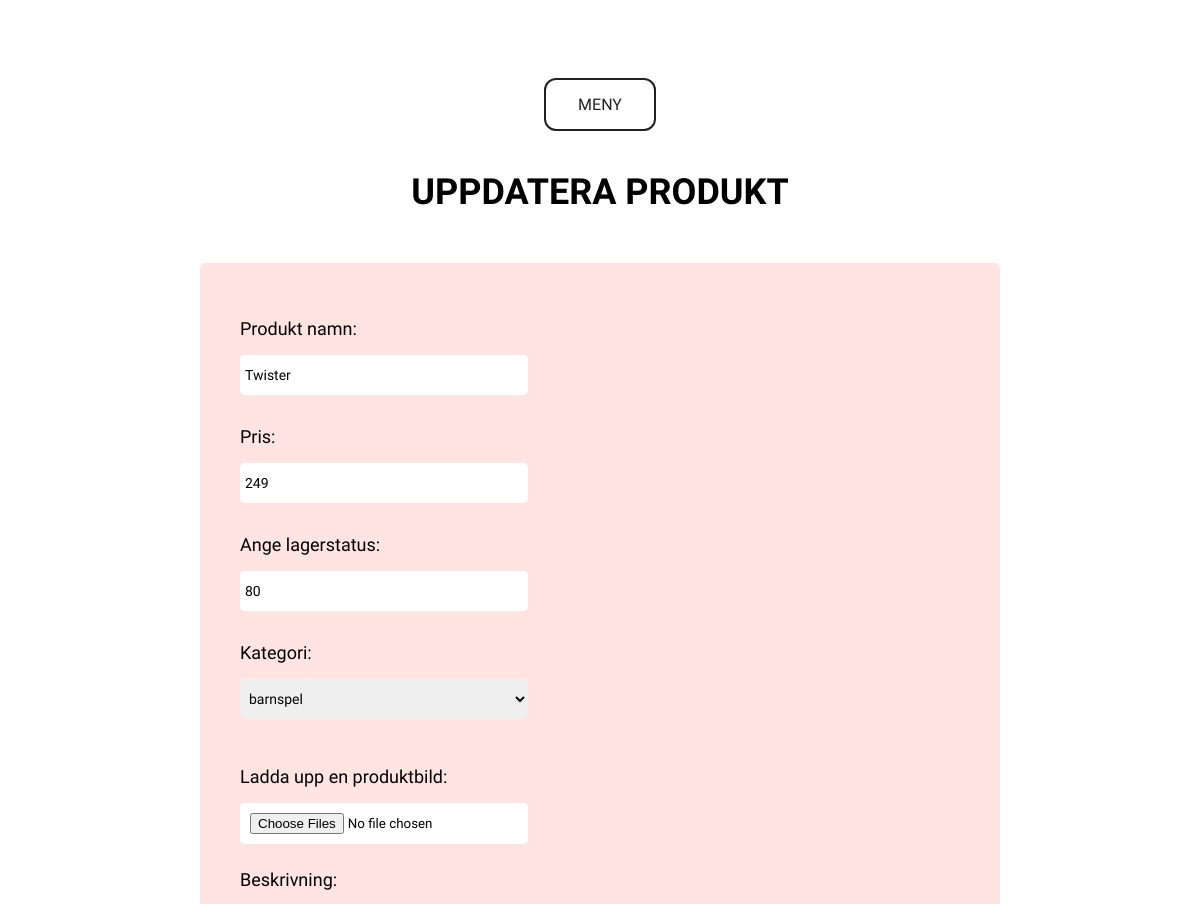
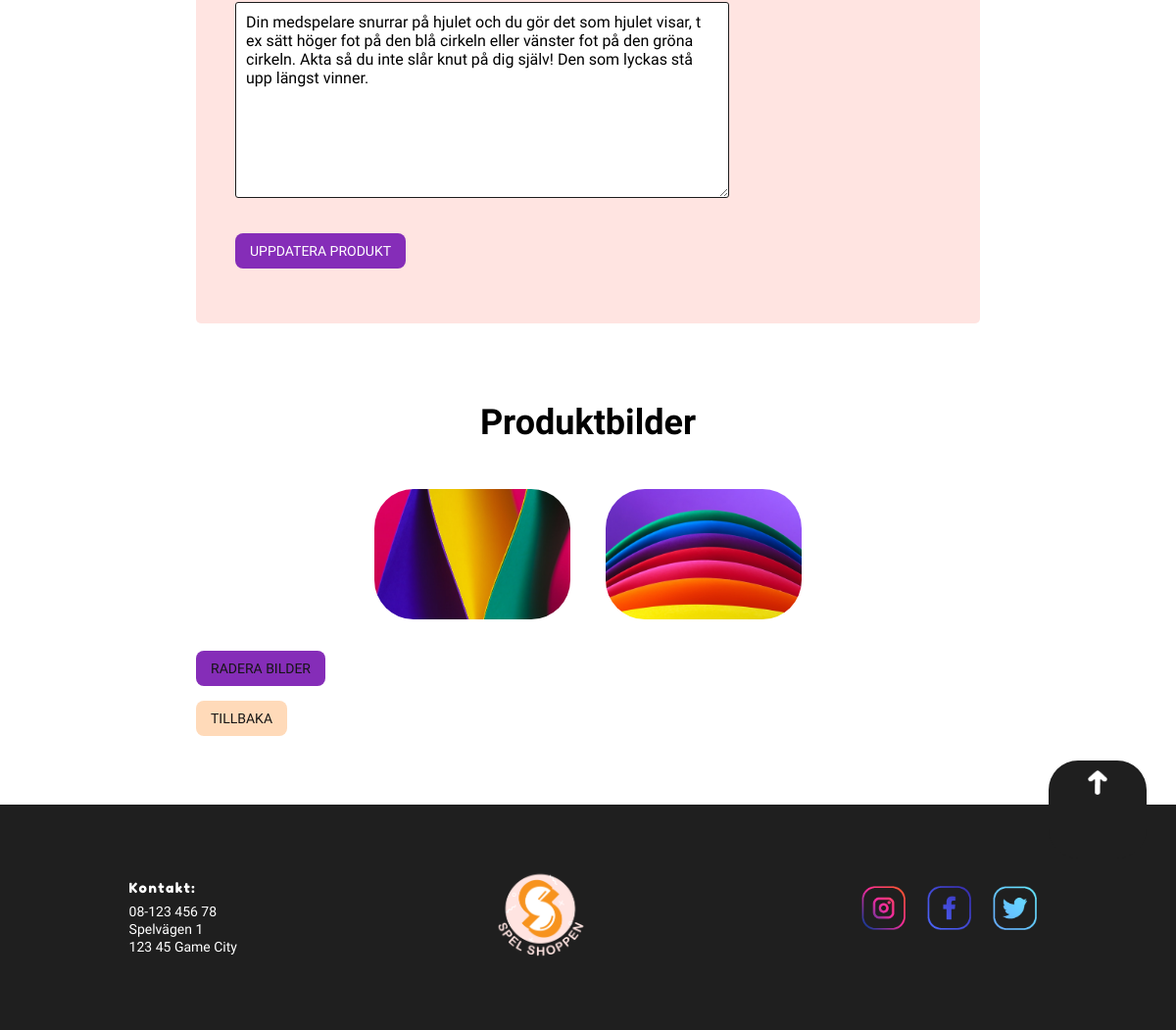
/admin/admin-update-product.php?id=3, run on the app's committed database (2 pictures, top to bottom).
### tables this page shows
CREATE TABLE `webshop_products` (
  `productid` int(11) NOT NULL,
  `categoryid` int(11) NOT NULL,
  `title` varchar(500) NOT NULL,
  `description` varchar(1000) NOT NULL,
  `price` decimal(10,0) NOT NULL,
  `quantity` int(11) NOT NULL,
  `productimg` varchar(1000) NOT NULL,
  `date` datetime NOT NULL DEFAULT CURRENT_TIMESTAMP
);

CREATE TABLE `webshop_categories` (
  `categoryid` int(11) NOT NULL,
  `category` varchar(100) NOT NULL,
  `image` varchar(200) NOT NULL
);

### admin/admin-update-product.php (the view, shortened to what this page needs)
<?php
require_once '../config/db.php';
require_once 'header.php';
$imageold = "";
if(isset($_GET['id'])){
    $id = htmlspecialchars($_GET['id']);
    $sql = "SELECT * FROM webshop_products WHERE productid =:id";
    $stmt = $db->prepare($sql);
    $stmt->bindParam(':id', $id);
    $stmt->execute();
    if($stmt->rowCount() > 0){
        $row = $stmt->fetch(PDO::FETCH_ASSOC);
        $productid = htmlspecialchars($row['productid']);
        $title = htmlspecialchars($row['title']);
        $price = htmlspecialchars($row['price']);
        $quantity = htmlspecialchars($row['quantity']);
        $description = htmlspecialchars($row['description']);
        $product_categoryid = htmlspecialchars($row['categoryid']);
        $imageold = unserialize($row['productimg']);
    }else {
        header('Location:admin-products.php');
        exit;
    }
}else {
    header('Location:admin-products.php');
    exit;
}
$query ="SELECT * FROM webshop_categories WHERE categoryid = :categoryid";
$statment = $db->prepare($query);
$statment->bindParam(':categoryid', $product_categoryid);
$statment->execute();
while($row = $statment->fetch(PDO::FETCH_ASSOC)){
    $product_category = htmlspecialchars($row['category']);
}
    require_once "admin-update-product-form.php";
    if(!empty($imageold)){
        echo "<h3 class='product_img-head'>Produktbilder</h3><br>";
        echo "<div class='product_img-container'>";
        foreach ($imageold as $key => $value) {
            if($imageold[0] == ""){
                echo "ingen bildfil finns tillgänglig";
            }else
            echo "<div class='product_img-wrapper'><img src='../images/$value' width='200px' class='product_img'></div><br>
            ";
        }
       echo "</div>";
       echo "<button class='btn_delete-img'><a href='admin-delete-img.php?id=$productid' onclick='return myFunction()' id='delete'>Radera bilder</a></button><br>";
    }
?>
<button class="back_btn"><a href="admin-products.php">Tillbaka</a></button>
<?php  require_once '../footer.php'; ?>

### admin/admin-update-product-form.php (shortened to what this page needs)
<section class="form_container">
<h1 class="page-title form-container__heading-text">Uppdatera produkt</h1>
<form action="#" method="POST" enctype="multipart/form-data" class="form-container">
<div class="product_field-name form-container__box">
<label for="title">Produkt namn: </label><br>
<input type="text" name="title"value='<?php echo $title; ?>' class="form-container__box-input">
</div>
<div class="product_field-price form-container__box">
<label for="price">Pris: </label><br>
<input type="text" name="price" value='<?php echo $price; ?>' class="form-container__box-input">
</div>
<div class="product_field-quantity form-container__box">
<label for="quantity">Ange lagerstatus: <br>
<input type="number" min="0" max="500" name="quantity" value='<?php echo $quantity; ?>' class="form-container__box-input">
</div>
<div class="product_field-category form-container__box">
<label for="category">Kategori: </label><br>
<select name="category" class="form-container__box-input">
<option value='<?php echo $product_categoryid;?>'><?php echo $product_category;?></option>
</select>
</div>
<div class="product_field-img form-container__image">
<label for="product-img">Ladda upp en produktbild: </label><br>
<input type="file" name="productimg[]" multiple="multiple" class="form-container__image-input">
</div>
<div class="product_field-description form-container__description">
<label for="description">Beskrivning: </label><br>
<textarea name="description" Placeholder="Beskrivning av produkt" class="form-container__description-input" cols="10" rows="8"><?php echo $description; ?></textarea>
</div>
<div class="product_field-submit form-container__submit">
<input type="submit" name="submit" value="Uppdatera produkt" class="form-container__submit-button">
</div>
</form>
</section>

### styles/main.css (style rules this page uses)
* { -webkit-box-sizing: border-box; box-sizing: border-box; margin: 0; padding: 0; font-family: "Kulim Park", sans-serif; }
body { background: white; width: 100%; min-width: 200px; }
h1 { margin: 10px 0; font-size: 24px; }
@media (min-width: 500px) { h1 { font-size: 28px; } }
button { padding: 10px 15px; font-size: 14px; border: none; border-radius: 8px; background-color: #f3971e; -webkit-transition: all 0.5s ease; transition: all 0.5s ease; text-transform: uppercase; color: #151515; }
a { text-decoration: none; color: #151515; cursor: pointer; }
.page-title { font-size: 26px; text-transform: uppercase; text-align: center; padding-bottom: 5%; }
@media (min-width: 500px) { .page-title { font-size: 36px; } }
.form-container { font-family: "Kulim Park", sans-serif; display: -webkit-box; display: -ms-flexbox; display: flex; -webkit-box-orient: vertical; -webkit-box-direction: normal; -ms-flex-direction: column; flex-direction: column; background-color: #ffe4e1; margin-bottom: 10%; padding: 8%; border-radius: 5px; }
@media (min-width: 600px) { .form-container { min-width: 600px; } }
@media (min-width: 1000px) { .form-container { padding: 5%; min-width: 800px; } }
.form-container__box { width: 100%; padding-top: 15px; }
@media (min-width: 600px) { .form-container__box { width: 100%; padding-bottom: 1rem; } }
.form-container__box-input { margin-top: 1rem; width: 100%; height: 40px; border-radius: 5px; border: 0; padding: 5px; font-size: 14px; margin-top: 5px; }
@media (min-width: 500px) { .form-container__box-input { margin-top: 1rem; width: 40%; } }
.form-container__submit { margin-top: 2rem; padding-bottom: 1rem; }
.form-container__submit-button { padding: 10px 15px; font-size: 14px; border: none; border-radius: 8px; background-color: #852db8; text-transform: uppercase; color: white; -webkit-transition: all 300ms ease; transition: all 300ms ease; cursor: pointer; }
.form-container__image { width: 100%; margin-top: 1rem; padding-top: 15px; }
@media (min-width: 600px) { .form-container__image { width: 70%; } }
@media (min-width: 1000px) { .form-container__image { width: 40%; } }
.form-container__image-input { width: 100%; margin-top: 1rem; background-color: white; padding: 10px; border-radius: 5px; margin-top: 5px; }
@media (min-width: 500px) { .form-container__image-input { margin-top: 1rem; } }
.form-container__description { width: 100%; padding-top: 25px; }
.form-container__description-input { width: 100%; height: 200px; border: solid 1px #1c1c1c; border-radius: 3px; font-size: 16px; padding: 10px; margin-top: 5px; }
@media (min-width: 500px) { .form-container__description-input { margin-top: 1rem; width: 70%; } }
label { font-size: 16px; margin-top: 20px; }
@media (min-width: 500px) { label { font-size: 18px; } }
.product_img { -ms-flex-item-align: center; -ms-grid-row-align: center; align-self: center; margin: 8px; border-radius: 40px; width: 100px; }
@media (min-width: 600px) { .product_img { width: 200px; } }
body { height: 100%; }
@media (min-width: 500px) { .back_btn, .btn-add-category { background: peachpuff; text-transform: uppercase; } }
@media (min-width: 500px) { .product_img-container { display: -webkit-box; display: -ms-flexbox; display: flex; -ms-flex-wrap: wrap; flex-wrap: wrap; padding: 20px; -webkit-box-pack: center; -ms-flex-pack: center; justify-content: center; } }
@media (min-width: 500px) { .product_img-wrapper { margin: 0 10px 0 10px; } }
@media (min-width: 500px) { .product_img-head { text-align: center; font-size: 36px; } }
@media (min-width: 500px) { .back_btn, .btn-add-product { background: peachpuff; text-transform: uppercase; } }
.btn_delete-img { background-color: #852db8; text-transform: uppercase; color: white; -webkit-transition: all 300ms ease; transition: all 300ms ease; cursor: pointer; margin-bottom: 15px; }
@media (min-width: 500px) { .back_btn, .btn-update-status { background: peachpuff; text-transform: uppercase; } }

### data on the page
webshop_products: price "249", quantity "80", description "Din medspelare snurrar på hjulet och du gör det som hjulet visar, t ex sätt höger fot på den blå cirkeln eller vänster fot på den gröna cirkeln. Akta så du inte slår knut på dig själv! Den som lyckas stå upp längst vinner."
webshop_categories: category "barnspel"
